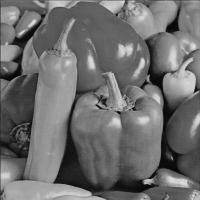
%> input picture Leccion 9- histogramas/peppers.jpg, 200 x 200 px
$ octave ejemplo1.m   (GNU Octave 9; MATLAB toolbox functions it lacks are replaced by stand-ins)
%> lines starting %> are read from the running program, lines starting %| are printed output that depends on the picture
clc; clear; close all;
pkg load image;

A  = imread('peppers.jpg');
%> A is the input picture: size 200x200 uint8; min 0, max 227, mean 109.9
subplot(2,2,1);
imshow(A);
title('Imagen Original');
%3 formas de calcular el histograma
%1era Forma feruza bruta
tic
h1 = zeros(256,1);
[m,n]=size(A);
%> m = 200; n = 200
for x= 1:m
  for y=1:n
     h1(A(x,y)+1)=h1(A(x,y)+1)+1;
  endfor
endfor
%> after the loop, h1 = 256 values, max 606 at index 99, min 0 at index 226, mean 156.2
t1=toc
subplot(2,2,2);
bar(0:255,h1);
title('Histograma metodo 1');
xlim([0 255])
%2nda forma
tic
h2 = zeros(256,1);
for i=0:255
   h2(i+1) = sum(sum(A==i));
endfor
%> after the loop, h2 has the same summary as h1
t2=toc
subplot(2,2,3);
bar(0:255,h1);
title('Histograma metodo 2');
xlim([0 255])


%3ra forma
tic
subplot(2,2,4);
imhist(A)
%h3 = imhist(A) %to not show it
title('Histograma metodo 3');
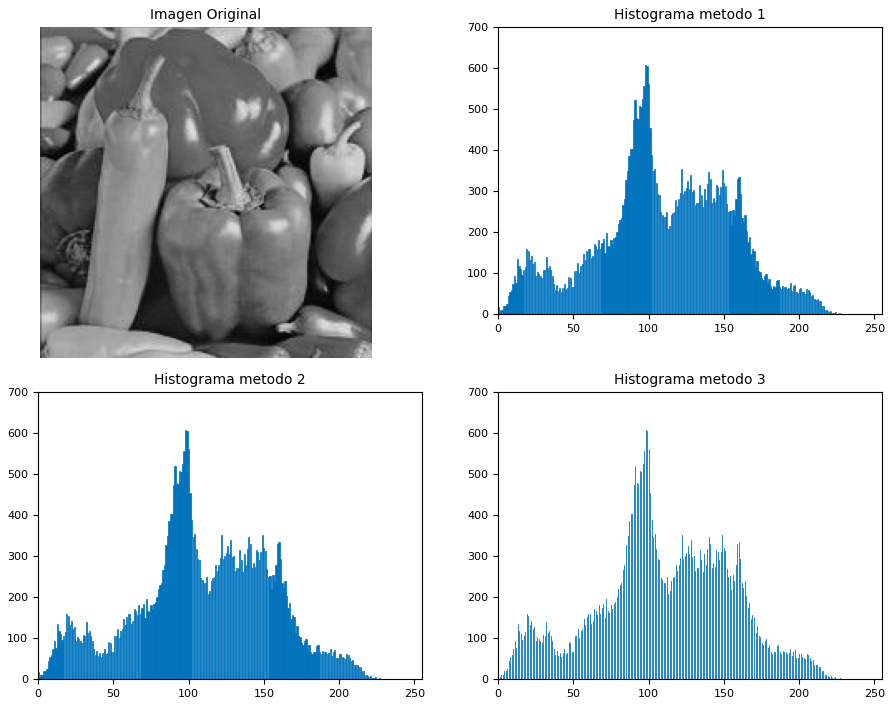
%> figure redrawn from the program's plot data, 4 panels
t3=toc
